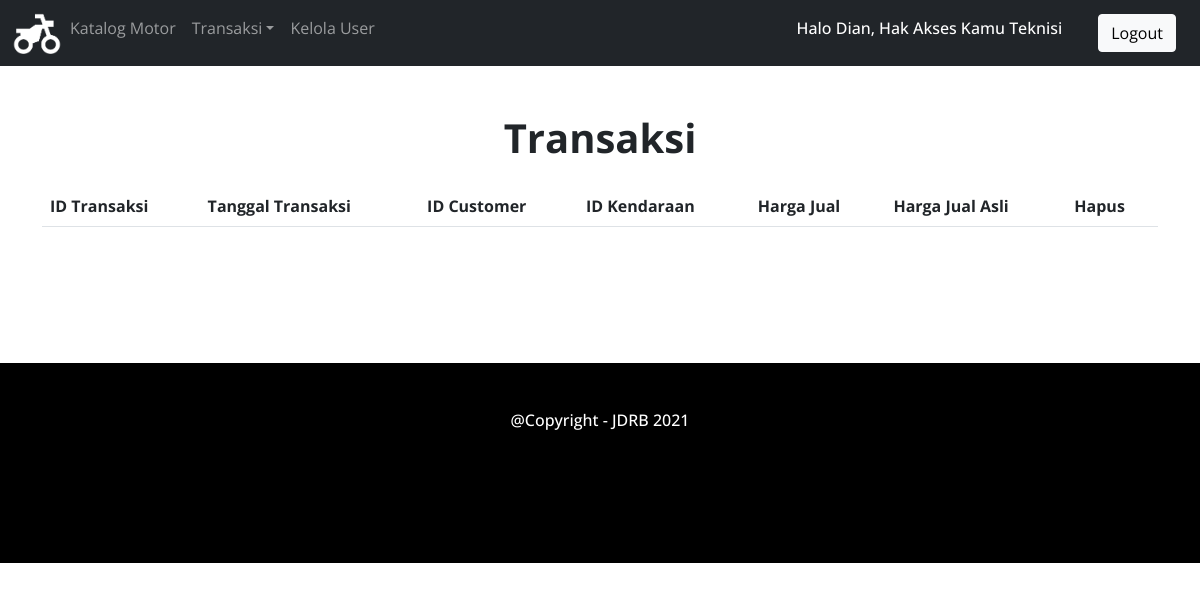
The app's page /home/Teknisi/transaksi.php (signed in), older data.
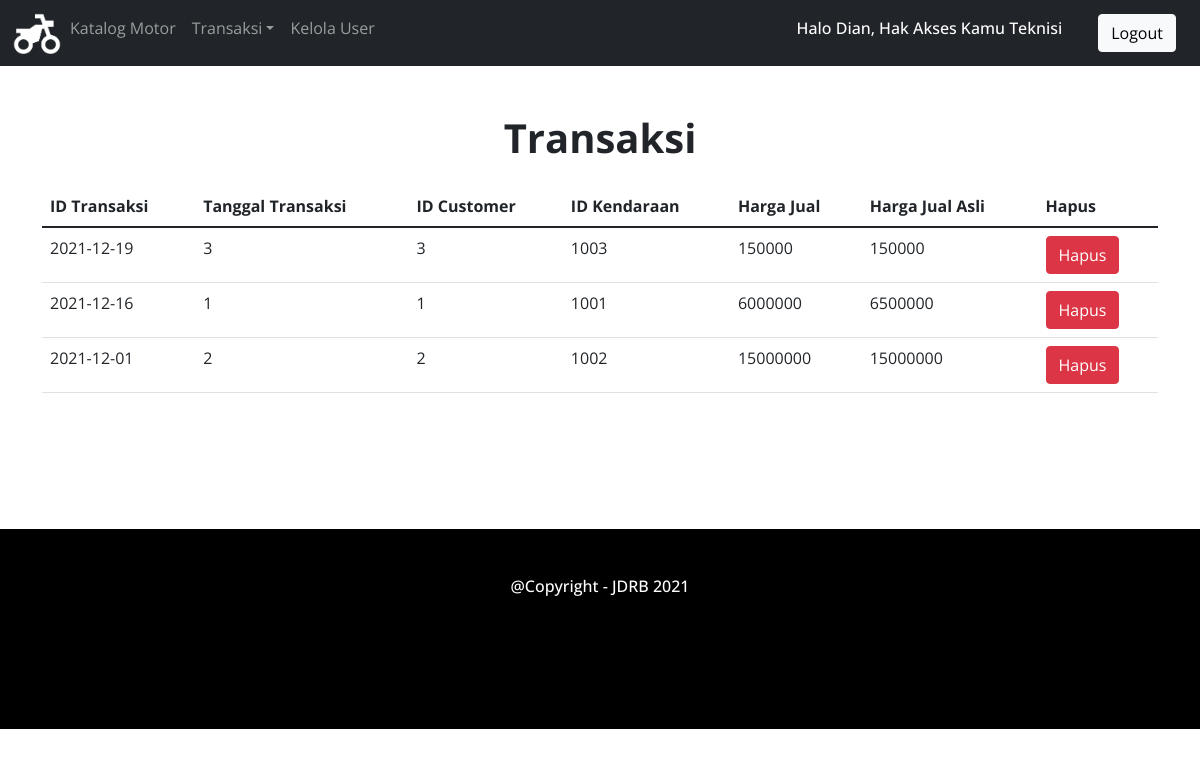
The same page, newer data.
### tables this page shows
CREATE TABLE `transaksi_penjualan` (
  `IdTrsk` int(11) NOT NULL,
  `Tgl_Trsk` date DEFAULT NULL,
  `Id_Cust` int(11) NOT NULL,
  `Id_Kendaraan` int(11) NOT NULL,
  `Harga_Jual` int(11) NOT NULL,
  `Harga_Jual_Real` int(11) NOT NULL
);

### home/Teknisi/transaksi.php (the view, shortened to what this page needs)
<!DOCTYPE html>
<html lang="en">
<head>
<link rel="stylesheet" href="../../bootstrap/css/bootstrap.min.css">
<link rel="stylesheet" href="../../style.css">
</head>
<body>
<nav class="navbar navbar-expand-sm bg-dark navbar-dark ">
    <div class="container-fluid">
    <ul class="navbar-nav">
        <li class="nav-item">
            <a href="index.php"><img src="../../img/logo.png" class="logo-navbar"><a>
        </li>
        <li class="nav-item">
            <a class="nav-link" href="alert.php">Katalog Motor</a>
        </li>
        <li class="nav-item dropdown">
            <a class="nav-link dropdown-toggle" href="#" id="navbarDropdown" role="button" data-bs-toggle="dropdown" aria-haspopup="true" aria-expanded="false">Transaksi</a>
        </li>
        <li class="nav-item">
            <a class="nav-link" href="alert.php">Kelola User</a>
        </li>
    </ul>
    <?php if (isset($_SESSION["Nama"])) : ?>
        <p class="h6 text-white">Halo <?php echo $_SESSION["Nama"] ?>, Hak Akses Kamu <?php echo $_SESSION["Akses"] ?></p>
    </div>
        <a href="../../logout.php" class="btn btn-light buttonnavbar">Logout</a>
    <?php else : ?>
        <a href="../../login.php" class="btn btn-light buttonnavbar">Login</a>
    <?php endif; ?>
</nav>
<div class="header">
    <h1 class="mt-5">Transaksi</h1>
</div>
<div class="container">
	<div class="mt-4">
		<div class="table-responsive">
			<table class="table">
				<thead>
					<tr>
						<th>ID Transaksi</th>
						<th>Tanggal Transaksi</th>
						<th>ID Customer</th>
						<th>ID Kendaraan</th>
						<th>Harga Jual</th>
						<th>Harga Jual Asli</th>
                        <th>Hapus</th>
					</tr>
				</thead>
				<tbody>
                <?php
                    include '../../koneksi.php';
                    $data=mysqli_query($koneksi,"SELECT * FROM transaksi_penjualan order by Tgl_Trsk DESC") or die(mysqli_error($koneksi));
                    foreach($data as $transaksi){?>
					<tr>
                        <td><?php echo $transaksi['Tgl_Trsk'];?></td>
						<td><?php echo $transaksi['IdTrsk'];?></td>
						<td><?php echo $transaksi['Id_Cust'];?></td>
						<td><?php echo $transaksi['Id_Kendaraan'];?></td>
						<td><?php echo $transaksi['Harga_Jual'];?></td>
						<td><?php echo $transaksi['Harga_Jual_Real'];?></td>
						<td>
                            <a href="../../proses/transaksi_delete.php?IdTrsk=<?php echo $transaksi['IdTrsk']?>" class="btn btn-danger" onclick="return confirm('Anda akan menghapus data ini ?')">Hapus</a>
						</td>
					</tr>
                <?php }
                ?>
				</tbody>
            </table>
        </div>
    </div>
</div>
<footer>
    <h6 class="text-center p-5"> @Copyright - JDRB 2021</h6>
</footer>
</body>
</html>

### style.css (style rules this page uses)
body { font-family: "Open Sans"; width: 100%; height: 100%; }
h1 { font-weight: bold; text-align: center; }
footer { width: 100%; height: 200px; margin-top: 10%; background-color: black; }
h6 { color: white; }
.logo-navbar { width:50px; height:50px; }
.buttonnavbar { margin-left: 2%; float: right; margin-right: 2%; }

Row changes from the older to the newer data that the page shows:
added transaksi_penjualan: Tgl_Trsk "2021-12-19", IdTrsk "3", Id_Cust "3", Id_Kendaraan "1003", Harga_Jual "150000", Harga_Jual_Real "150000"
added transaksi_penjualan: Tgl_Trsk "2021-12-16", IdTrsk "1", Id_Cust "1", Id_Kendaraan "1001", Harga_Jual "6000000", Harga_Jual_Real "6500000"
added transaksi_penjualan: Tgl_Trsk "2021-12-01", IdTrsk "2", Id_Cust "2", Id_Kendaraan "1002", Harga_Jual "15000000", Harga_Jual_Real "15000000"
